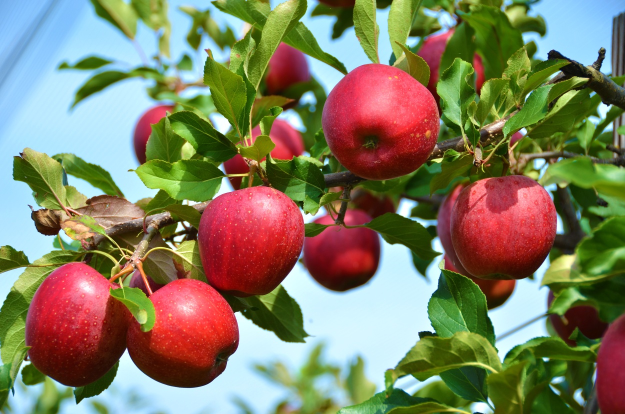
#> input picture apples.jpg, 1250 x 828 px (shown at 1/2 size)
$ python 4-1scharrfilter.py
#> lines starting #> are read from the running program, lines starting #| are printed output that depends on the picture
import cv2 as cv
import numpy as np

src = cv.imread('apples.jpg', cv.IMREAD_GRAYSCALE)
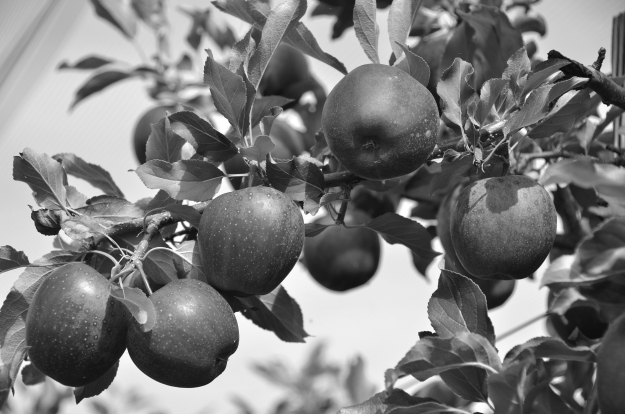
#> src: shape (828, 1250) (shown at 1/2 size); min 7, max 255, mean 123.8
rows, cols = src.shape[0:2]
#> rows = 828; cols = 1250

src = cv.resize(src, (int(cols*0.5), int(rows*0.5)), interpolation=cv.INTER_CUBIC)
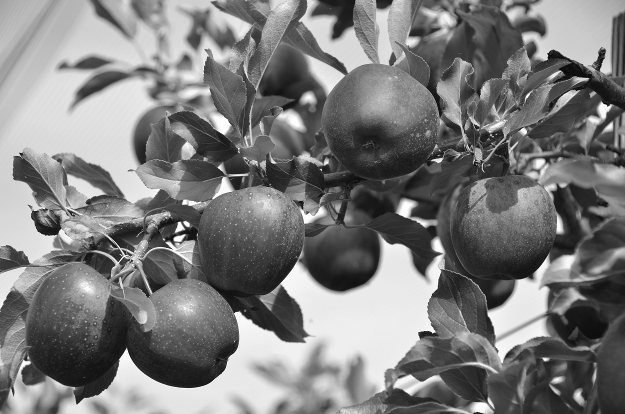
#> src: shape (414, 625); min 7, max 255, mean 123.8

# 샤르 커널을 직접 생성해서 엣지 검출 ---①
gx_k = np.array([[-3,0,3], [-10,0,10],[-3,0,3]])
gy_k = np.array([[-3,-10,-3],[0,0,0], [3,10,3]])
edge_gx = cv.filter2D(src, -1, gx_k)
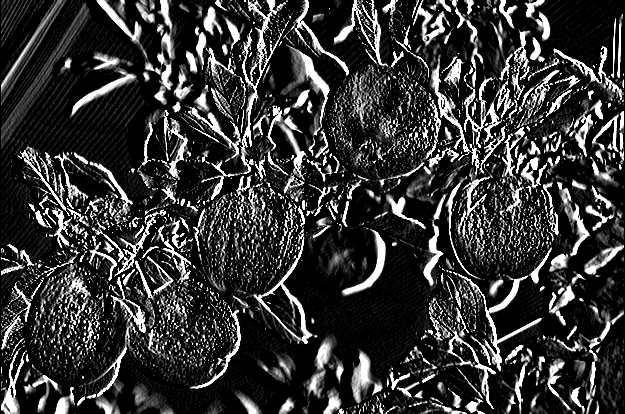
#> edge_gx: shape (414, 625); min 0, max 255, mean 53.8
edge_gy = cv.filter2D(src, -1, gy_k)
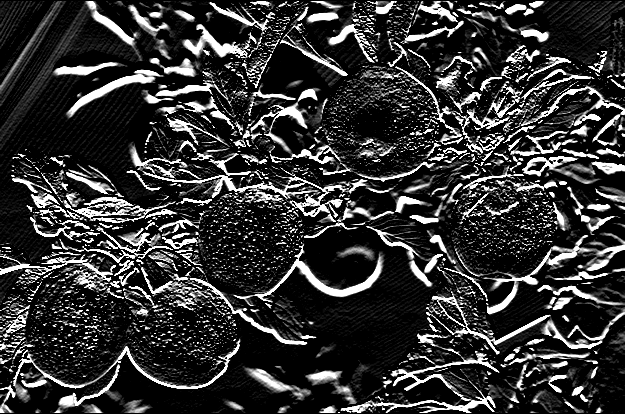
#> edge_gy: shape (414, 625); min 0, max 255, mean 51.9

# 샤르 함수 이용한 엣지 검출 ---②
scharrx = cv.Scharr(src, -1, 1, 0)
scharry = cv.Scharr(src, -1, 0, 1)

# 결과 출력
merged1 = np.hstack((src, edge_gx, edge_gy))
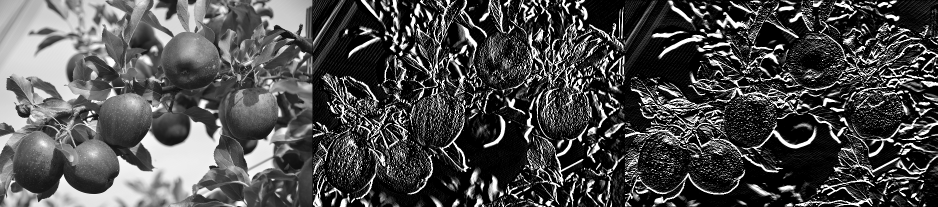
#> merged1: shape (414, 1875) (shown at 1/2 size); min 0, max 255, mean 76.5
merged2 = np.hstack((src, scharrx, scharry))
merged = np.vstack((merged1, merged2))
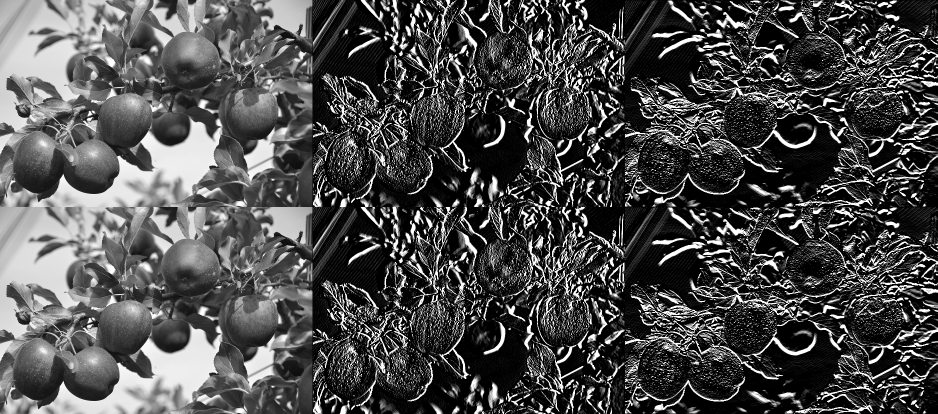
#> merged: shape (828, 1875) (shown at 1/2 size); min 0, max 255, mean 76.5
cv.imshow('Scharr', merged)
cv.waitKey(0)
cv.destroyAllWindows()
